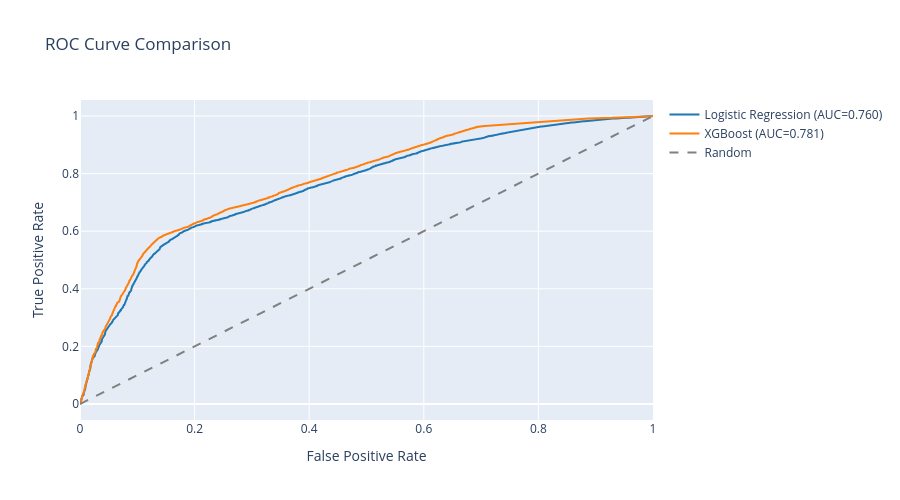

Notebook cell for this chart:
### Code cell
# --------------------------------------------------------------
# 10. ROC CURVES & CONFUSION MATRICES (Interactive + Static)
# --------------------------------------------------------------
# ROC comparison
fig_roc = go.Figure()
for model, name, color in [(log_reg, "Logistic Regression", "#1f77b4"),
                           (xgb, "XGBoost", "#ff7f0e")]:
    proba = model.predict_proba(X_test)[:, 1]
    fpr, tpr, _ = roc_curve(y_test, proba)
    auc_val = roc_auc_score(y_test, proba)
    fig_roc.add_trace(go.Scatter(x=fpr, y=tpr, mode='lines', name=f"{name} (AUC={auc_val:.3f})",
                                 line=dict(color=color, width=2)))
fig_roc.add_trace(go.Scatter(x=[0,1], y=[0,1], mode='lines', name='Random',
                             line=dict(dash='dash', color='gray')))
fig_roc.update_layout(title="ROC Curve Comparison", xaxis_title="False Positive Rate",
                      yaxis_title="True Positive Rate", height=500)
fig_roc.show()

# Confusion matrices
fig_cm, axes = plt.subplots(1, 2, figsize=(12, 5))
for ax, model, title in zip(axes, [log_reg, xgb], ["Logistic Regression", "XGBoost"]):
    cm = confusion_matrix(y_test, model.predict(X_test))
    sns.heatmap(cm, annot=True, fmt='d', cmap='Blues', ax=ax,
                xticklabels=['No Purchase', 'Purchase'],
                yticklabels=['No Purchase', 'Purchase'])
    ax.set_title(title)
    ax.set_ylabel('Actual')
    ax.set_xlabel('Predicted')
plt.suptitle("Confusion Matrices (Test Set)", fontsize=14)
plt.tight_layout()
plt.show()

### Figure 1 — Plotly figure (JSON) as saved in the notebook; plotly's stock layout.template omitted (floating-point values rounded to 4 significant figures; data arrays with more than 128 entries replaced by an {"elided": "..."} marker saying what was removed)
{"data": [{"line": {"color": "#1f77b4", "width": 2}, "mode": "lines", "name": "Logistic Regression (AUC=0.760)", "type": "scatter", "x": {"elided": "3859 float values"}, "y": {"elided": "3859 float values"}}, {"line": {"color": "#ff7f0e", "width": 2}, "mode": "lines", "name": "XGBoost (AUC=0.781)", "type": "scatter", "x": {"elided": "4376 float values"}, "y": {"elided": "4376 float values"}}, {"line": {"color": "gray", "dash": "dash"}, "mode": "lines", "name": "Random", "type": "scatter", "x": [0, 1], "y": [0, 1]}], "layout": {"height": 500, "title": {"text": "ROC Curve Comparison"}, "xaxis": {"title": {"text": "False Positive Rate"}}, "yaxis": {"title": {"text": "True Positive Rate"}}}}
